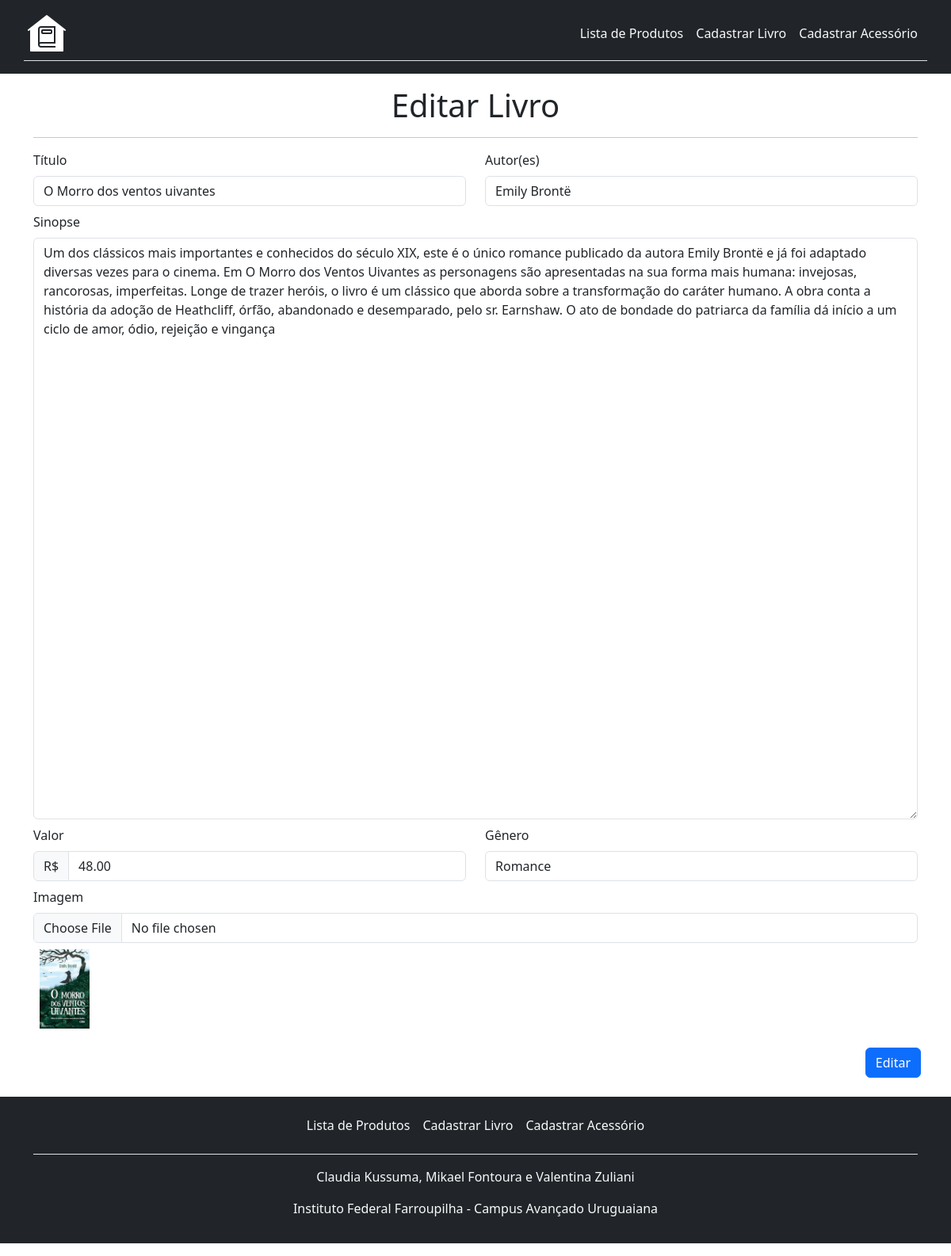
Page /edit_livro.php?id_livro=2 on the earlier database version.
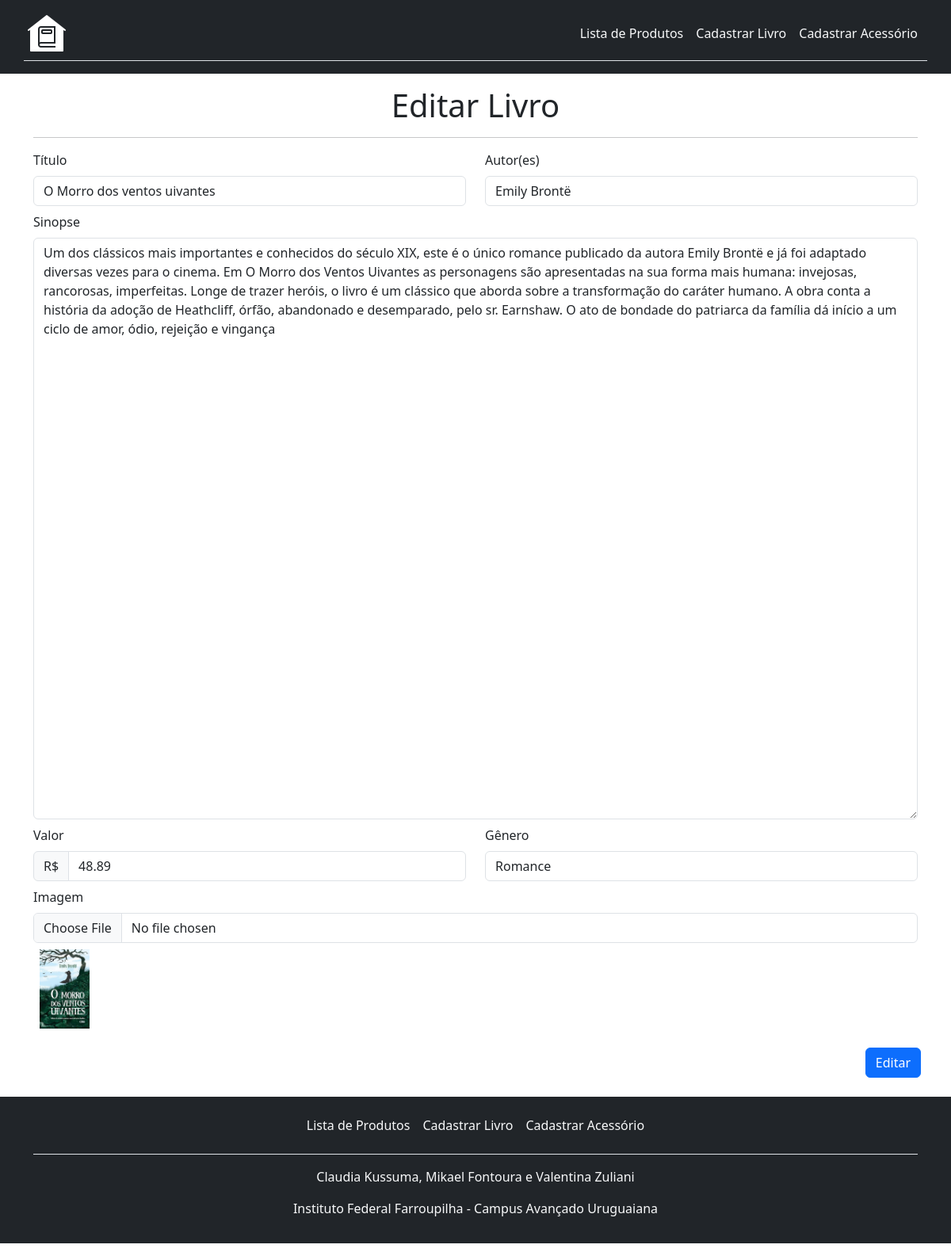
Same page on the later database version.
### tables this page shows
CREATE TABLE `livro` (
  `id_livro` int(11) NOT NULL,
  `titulo` varchar(100) NOT NULL,
  `autor` varchar(100) NOT NULL,
  `sinopse` text NOT NULL,
  `valor` decimal(10,2) NOT NULL,
  `genero` varchar(50) NOT NULL,
  `imagem` varchar(255) NOT NULL
);

### edit_livro.php (the view, shortened to what this page needs)
<?php
$conexao = conectar();
$id_livro = $_GET['id_livro'];
$sql = "SELECT * FROM livro WHERE id_livro=$id_livro";
$resultado = mysqli_query($conexao, $sql);
$dados = mysqli_fetch_assoc($resultado);
?>
<!DOCTYPE html>
<html lang="pt-BR">
<head>
    <link href="https://cdn.jsdelivr.net/npm/bootstrap@5.3.2/dist/css/bootstrap.min.css" rel="stylesheet">
</head>
<body>
    <header>
        <nav class="navbar navbar-expand-sm bg-dark pb-2">
            <div class="container border-bottom p-1 mb-2">
                <img src="./assets/logo.png" class="navbar-brand me-3" width="50" height="auto">
                <ul class="navbar-nav text-end">
                    <li class="nav-item"><a class="nav-link link-body-emphasis px-2 text-light" href="index.php">Lista de Produtos</a></li>
                    <li class="nav-item"><a class="nav-link link-body-emphasis px-2 text-light" href="cad_livro.php">Cadastrar Livro</a></li>
                    <li class="nav-item"><a class="nav-link link-body-emphasis px-2 text-light" href="cad_acessorio.php">Cadastrar Acessório</a></li>
                </ul>
            </div>
        </nav>
    </header>
    <main class="container pt-3">
        <div class="row">
            <div class="col-xl-12">
                <div class="text-center">
                    <h1>Editar Livro</h1>
                    <hr>
                </div>
            </div>
        </div>
        <form action="processa_livro.php" method="POST" enctype="multipart/form-data">
            <div class="row">
                <div class="col-xl-6 pb-2">
                    <label class="form-label">Título</label>
                    <input class="form-control" type="text" name="titulo" value="<?php echo $dados['titulo']?>" required>
                </div>
                <div class="col-xl-6 pb-2">
                    <label class="form-label">Autor(es)</label>
                    <input class="form-control" type="text" name="autor" value="<?php echo $dados['autor']?>" required>
                </div>
            </div>
            <div class="row">
                <div class="col-xl-12 pb-2">
                    <label class="form-label">Sinopse</label>
                    <textarea class="form-control" name="sinopse" id="texto" cols="100" rows="30" required><?php echo $dados['sinopse']?></textarea>
                </div>
            </div>
            <div class="row">
                <div class="col-xl-6 pb-2">
                    <label class="form-label">Valor</label>
                    <div class="input-group">
                        <span class="input-group-text">R$</span>
                        <input type="text" name="valor" class="form-control" placeholder="20.50" value="<?php echo $dados['valor']?>" required>
                    </div>
                </div>
                <div class="col-xl-6 pb-2">
                    <label class="form-label">Gênero</label>
                    <input class="form-control" type="text" name="genero" value="<?php echo $dados['genero']?>" required>
                </div>
            </div>
            <div class="row">
                <div class="col-xl-12 pb-2">
                    <label class="form-label">Imagem</label>
                    <input class="form-control" type="file" name="imagem" required>
                    <div class="p-2"><img src="<?php echo $dados['imagem']?>" height="100px" width="auto"></div>
                </div>
            </div>
            <div class="row">
                <div class="p-2 text-end">
                    <button class="btn btn-primary" type="submit" name="editar">Editar</button>
                </div>
            </div>
        </form>
    </main>
    <footer class="py-3 my-3 bg-dark text-light">
        <div class="container">
            <ul class="nav justify-content-center border-bottom pb-3 mb-3">
                <li class="nav-item"><a class="nav-link link-body-emphasis px-2 text-light" href="index.php">Lista de Produtos</a></li>
                <li class="nav-item"><a class="nav-link link-body-emphasis px-2 text-light" href="cad_livro.php">Cadastrar Livro</a></li>
                <li class="nav-item"><a class="nav-link link-body-emphasis px-2 text-light" href="cad_acessorios.php">Cadastrar Acessório</a></li>
            </ul>
            <p class="text-center text-light">Claudia Kussuma, Mikael Fontoura e Valentina Zuliani</p>
            <p class="text-center text-light">Instituto Federal Farroupilha - Campus Avançado Uruguaiana</p>
        </div>
    </footer>
</body>
</html>

Differences in the rows shown:
changed livro "O Morro dos ventos uivantes": valor "48.00" → "48.89"
